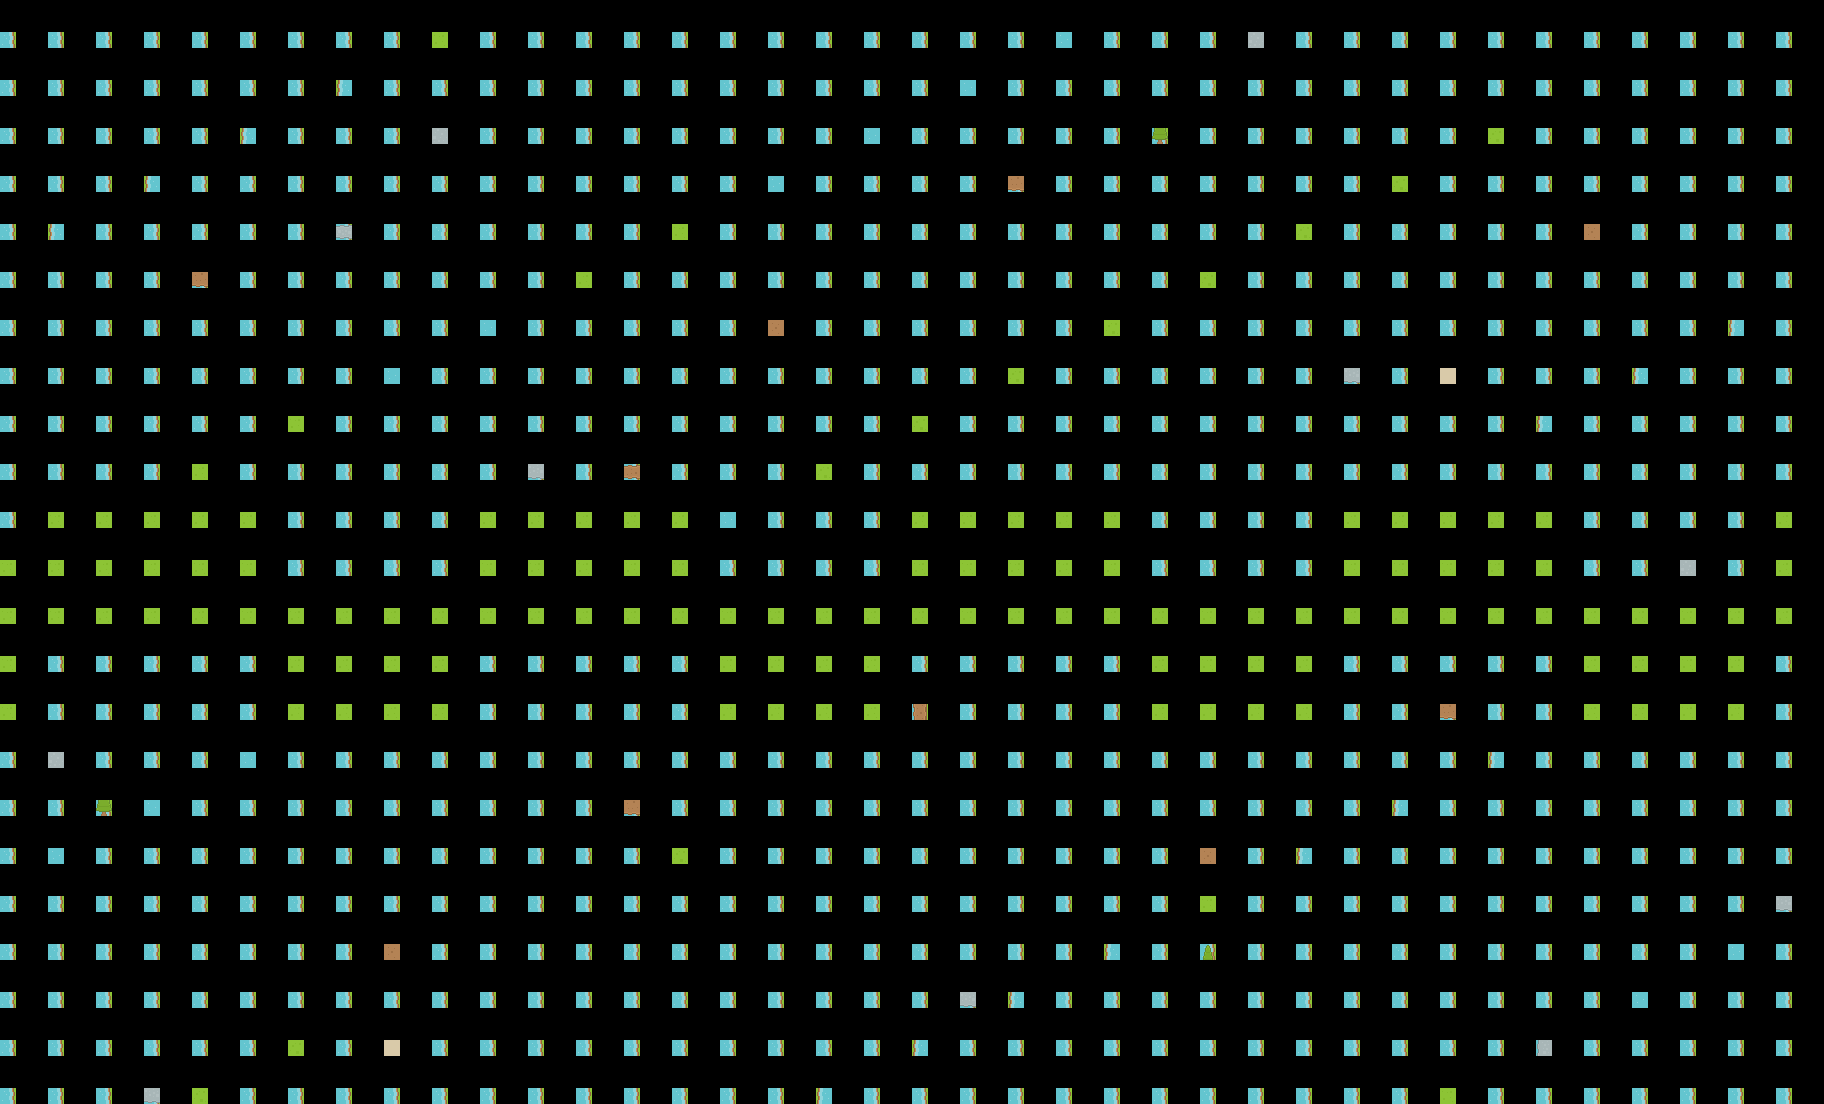

This game map was drawn from its Tiled (.tmx) file and the tilesets committed beside it. A one-line description and the full map source follow:
An orthogonal 38x23 tile map with 48x48 px tiles, 3 tile layers (Ground, Ground overlay, Decor) and 4 objects.

<map version="1.10" tiledversion="1.10.2" orientation="orthogonal" renderorder="right-down" width="38" height="23" tilewidth="48" tileheight="48" infinite="0" nextlayerid="5" nextobjectid="5">
 <tileset firstgid="1" name="KenneyRoguelike" tilewidth="16" tileheight="16" spacing="1">
  <image source="../kenney/roguelike/tiles.png" width="968" height="526" />
 </tileset>
 <layer id="1" name="Ground" width="38" height="23">
  <data encoding="csv">
62,62,62,62,62,62,62,62,62,63,62,62,62,62,62,62,62,62,62,62,62,62,61,62,62,62,62,62,62,62,62,62,62,62,62,62,62,62,
62,62,62,62,62,62,62,60,62,62,62,62,62,62,62,62,62,62,62,62,61,62,62,62,62,62,62,62,62,62,62,62,62,62,62,62,62,62,
62,62,62,62,62,60,62,62,62,62,62,62,62,62,62,62,62,62,61,62,62,62,62,62,62,62,62,62,62,62,62,6,62,62,62,62,62,62,
62,62,62,60,62,62,62,62,62,62,62,62,62,62,62,62,61,62,62,62,62,62,62,62,62,62,62,62,62,6,62,62,62,62,62,62,62,62,
62,60,62,62,62,62,62,62,62,62,62,62,62,62,63,62,62,62,62,62,62,62,62,62,62,62,62,6,62,62,62,62,62,62,62,62,62,62,
62,62,62,62,62,62,62,62,62,62,62,62,63,62,62,62,62,62,62,62,62,62,62,62,62,6,62,62,62,62,62,62,62,62,62,62,62,62,
62,62,62,62,62,62,62,62,62,62,61,62,62,62,62,62,62,62,62,62,62,62,62,6,62,62,62,62,62,62,62,62,62,62,62,62,60,62,
62,62,62,62,62,62,62,62,61,62,62,62,62,62,62,62,62,62,62,62,62,6,62,62,62,62,62,62,62,62,62,62,62,62,60,62,62,62,
62,62,62,62,62,62,63,62,62,62,62,62,62,62,62,62,62,62,62,6,62,62,62,62,62,62,62,62,62,62,62,62,60,62,62,62,62,62,
62,62,62,62,63,62,62,62,62,62,62,62,62,62,62,62,62,6,62,62,62,62,62,62,62,62,62,62,62,62,62,62,62,62,62,62,62,62,
62,63,63,63,63,63,62,62,62,62,63,63,63,63,63,61,62,62,62,63,63,63,63,63,62,62,62,62,63,63,63,63,63,62,62,62,62,63,
63,63,63,63,63,63,62,62,62,62,63,63,63,63,63,62,62,62,62,63,63,63,63,63,62,62,62,62,63,63,63,63,63,62,62,62,62,63,
63,63,63,63,63,63,63,63,63,63,63,63,63,63,63,63,63,63,63,63,63,63,63,63,63,63,63,63,63,63,63,63,63,63,63,63,63,63,
63,62,62,62,62,62,63,63,63,63,62,62,62,62,62,63,63,63,63,62,62,62,62,62,63,63,63,63,62,62,62,62,62,63,63,63,63,62,
63,62,62,62,62,62,63,63,63,63,62,62,62,62,62,63,63,63,63,62,62,62,62,62,63,63,63,63,62,62,62,62,62,63,63,63,63,62,
62,62,62,62,62,61,62,62,62,62,62,62,62,62,62,62,62,62,62,62,62,62,62,62,62,62,62,62,62,62,62,60,62,62,62,62,62,62,
62,62,62,61,62,62,62,62,62,62,62,62,62,62,62,62,62,62,62,62,62,62,62,62,62,62,62,62,62,60,62,62,62,62,62,62,62,62,
62,61,62,62,62,62,62,62,62,62,62,62,62,62,6,62,62,62,62,62,62,62,62,62,62,62,62,60,62,62,62,62,62,62,62,62,62,62,
62,62,62,62,62,62,62,62,62,62,62,62,62,62,62,62,62,62,62,62,62,62,62,62,62,63,62,62,62,62,62,62,62,62,62,62,62,62,
62,62,62,62,62,62,62,62,62,62,62,62,62,62,62,62,62,62,62,62,62,62,62,60,62,62,62,62,62,62,62,62,62,62,62,62,61,62,
62,62,62,62,62,62,62,62,62,62,62,62,62,62,62,62,62,62,62,62,62,60,62,62,62,62,62,62,62,62,62,62,62,62,61,62,62,62,
62,62,62,62,62,62,6,62,62,62,62,62,62,62,62,62,62,62,62,60,62,62,62,62,62,62,62,62,62,62,62,62,61,62,62,62,62,62,
62,62,62,62,6,62,62,62,62,62,62,62,62,62,62,62,62,60,62,62,62,62,62,62,62,62,62,62,62,62,63,62,62,62,62,62,62,62
  </data>
 </layer>
 <layer id="2" name="Ground overlay" width="38" height="23">
  <data encoding="csv">
0,0,0,0,0,0,0,0,0,0,0,0,0,0,0,0,0,0,0,0,0,0,0,0,0,0,921,0,0,0,0,0,0,0,0,0,0,0,
0,0,0,0,0,0,0,0,0,0,0,0,0,0,0,0,0,0,0,0,0,0,0,0,0,0,0,0,0,0,0,0,0,0,0,0,0,0,
0,0,0,0,0,0,0,0,0,921,0,0,0,0,0,0,0,0,0,0,0,0,0,0,0,0,0,0,0,0,0,0,0,0,0,0,0,0,
0,0,0,0,0,0,0,0,0,0,0,0,0,0,0,0,0,0,0,0,0,636,0,0,0,0,0,0,0,0,0,0,0,0,0,0,0,0,
0,0,0,0,0,0,0,0,0,0,0,0,0,0,0,0,0,0,0,0,0,0,0,0,0,0,0,0,0,0,0,0,0,579,0,0,0,0,
0,0,0,0,636,0,0,0,0,0,0,0,0,0,0,0,0,0,0,0,0,0,0,0,0,0,0,0,0,0,0,0,0,0,0,0,0,0,
0,0,0,0,0,0,0,0,0,0,0,0,0,0,0,0,579,0,0,0,0,0,0,0,0,0,0,0,0,0,0,0,0,0,0,0,0,0,
0,0,0,0,0,0,0,0,0,0,0,0,0,0,0,0,0,0,0,0,0,0,0,0,0,0,0,0,978,0,0,0,0,0,0,0,0,0,
0,0,0,0,0,0,0,0,0,0,0,0,0,0,0,0,0,0,0,0,0,0,0,0,0,0,0,0,0,0,0,0,0,0,0,0,0,0,
0,0,0,0,0,0,0,0,0,0,0,978,0,0,0,0,0,0,0,0,0,0,0,0,0,0,0,0,0,0,0,0,0,0,0,0,0,0,
0,0,0,0,0,0,0,0,0,0,0,0,0,0,0,0,0,0,0,0,0,0,0,0,0,0,0,0,0,0,0,0,0,0,0,0,0,0,
0,0,0,0,0,0,0,0,0,0,0,0,0,0,0,0,0,0,0,0,0,0,0,0,0,0,0,0,0,0,0,0,0,0,0,921,0,0,
0,0,0,0,0,0,0,0,0,0,0,0,0,0,0,0,0,0,0,0,0,0,0,0,0,0,0,0,0,0,0,0,0,0,0,0,0,0,
0,0,0,0,0,0,0,0,0,0,0,0,0,0,0,0,0,0,0,0,0,0,0,0,0,0,0,0,0,0,0,0,0,0,0,0,0,0,
0,0,0,0,0,0,0,0,0,0,0,0,0,0,0,0,0,0,0,0,0,0,0,0,0,0,0,0,0,0,636,0,0,0,0,0,0,0,
0,921,0,0,0,0,0,0,0,0,0,0,0,0,0,0,0,0,0,0,0,0,0,0,0,0,0,0,0,0,0,0,0,0,0,0,0,0,
0,0,0,0,0,0,0,0,0,0,0,0,0,636,0,0,0,0,0,0,0,0,0,0,0,0,0,0,0,0,0,0,0,0,0,0,0,0,
0,0,0,0,0,0,0,0,0,0,0,0,0,0,0,0,0,0,0,0,0,0,0,0,0,579,0,0,0,0,0,0,0,0,0,0,0,0,
0,0,0,0,0,0,0,0,0,0,0,0,0,0,0,0,0,0,0,0,0,0,0,0,0,0,0,0,0,0,0,0,0,0,0,0,0,978,
0,0,0,0,0,0,0,0,579,0,0,0,0,0,0,0,0,0,0,0,0,0,0,0,0,0,0,0,0,0,0,0,0,0,0,0,0,0,
0,0,0,0,0,0,0,0,0,0,0,0,0,0,0,0,0,0,0,0,978,0,0,0,0,0,0,0,0,0,0,0,0,0,0,0,0,0,
0,0,0,0,0,0,0,0,0,0,0,0,0,0,0,0,0,0,0,0,0,0,0,0,0,0,0,0,0,0,0,0,920,0,0,0,0,0,
0,0,0,978,0,0,0,0,0,0,0,0,0,0,0,0,0,0,0,0,0,0,0,0,0,0,0,0,0,0,0,0,0,0,0,0,0,0
  </data>
 </layer>
 <layer id="3" name="Decor" width="38" height="23">
  <data encoding="csv">
0,0,0,0,0,0,0,0,0,0,0,0,0,0,0,0,0,0,0,0,0,0,0,0,0,0,0,0,0,0,0,0,0,0,0,0,0,0,
0,0,0,0,0,0,0,0,0,0,0,0,0,0,0,0,0,0,0,0,0,0,0,0,0,0,0,0,0,0,0,0,0,0,0,0,0,0,
0,0,0,0,0,0,0,0,0,0,0,0,0,0,0,0,0,0,0,0,0,0,0,0,644,0,0,0,0,0,0,0,0,0,0,0,0,0,
0,0,0,0,0,0,0,0,0,0,0,0,0,0,0,0,0,0,0,0,0,0,0,0,0,0,0,0,0,0,0,0,0,0,0,0,0,0,
0,0,0,0,0,0,0,808,0,0,0,0,0,0,0,0,0,0,0,0,0,0,0,0,0,0,0,0,0,0,0,0,0,0,0,0,0,0,
0,0,0,0,0,0,0,0,0,0,0,0,0,0,0,0,0,0,0,0,0,0,0,0,0,0,0,0,0,0,0,0,0,0,0,0,0,0,
0,0,0,0,0,0,0,0,0,0,0,0,0,0,0,0,0,0,0,0,0,0,0,0,0,0,0,0,0,0,0,0,0,0,0,0,0,0,
0,0,0,0,0,0,0,0,0,0,0,0,0,0,0,0,0,0,0,0,0,0,0,0,0,0,0,0,0,0,874,0,0,0,0,0,0,0,
0,0,0,0,0,0,0,0,0,0,0,0,0,0,0,0,0,0,0,0,0,0,0,0,0,0,0,0,0,0,0,0,0,0,0,0,0,0,
0,0,0,0,0,0,0,0,0,0,0,0,0,466,0,0,0,0,0,0,0,0,0,0,0,0,0,0,0,0,0,0,0,0,0,0,0,0,
0,0,0,0,0,0,0,0,0,0,0,0,0,0,0,0,0,0,0,0,0,0,0,0,0,0,0,0,0,0,0,0,0,0,0,0,0,0,
0,0,0,0,0,0,0,0,0,0,0,0,0,0,0,0,0,0,0,0,0,0,0,0,0,0,0,0,0,0,0,0,0,0,0,0,0,0,
0,0,0,0,0,0,0,0,0,0,0,0,0,0,0,0,0,0,0,0,0,0,0,0,0,0,0,0,0,0,0,0,0,0,0,0,0,0,
0,0,0,0,0,0,0,0,0,0,0,0,0,0,0,0,0,0,0,0,0,0,0,0,0,0,0,0,0,0,0,0,0,0,0,0,0,0,
0,0,0,0,0,0,0,0,0,0,0,0,0,0,0,0,0,0,0,409,0,0,0,0,0,0,0,0,0,0,0,0,0,0,0,0,0,0,
0,0,0,0,0,0,0,0,0,0,0,0,0,0,0,0,0,0,0,0,0,0,0,0,0,0,0,0,0,0,0,0,0,0,0,0,0,0,
0,0,644,0,0,0,0,0,0,0,0,0,0,0,0,0,0,0,0,0,0,0,0,0,0,0,0,0,0,0,0,0,0,0,0,0,0,0,
0,0,0,0,0,0,0,0,0,0,0,0,0,0,0,0,0,0,0,0,0,0,0,0,0,0,0,0,0,0,0,0,0,0,0,0,0,0,
0,0,0,0,0,0,0,0,0,0,0,0,0,0,0,0,0,0,0,0,0,0,0,0,0,0,0,0,0,0,0,0,0,0,0,0,0,0,
0,0,0,0,0,0,0,0,0,0,0,0,0,0,0,0,0,0,0,0,0,0,0,0,0,587,0,0,0,0,0,0,0,0,0,0,0,0,
0,0,0,0,0,0,0,0,0,0,0,0,0,0,0,0,0,0,0,0,0,0,0,0,0,0,0,0,0,0,0,0,0,0,0,0,0,0,
0,0,0,0,0,0,0,0,874,0,0,0,0,0,0,0,0,0,0,0,0,0,0,0,0,0,0,0,0,0,0,0,0,0,0,0,0,0,
0,0,0,0,0,0,0,0,0,0,0,0,0,0,0,0,0,0,0,0,0,0,0,0,0,0,0,0,0,0,0,0,0,0,0,0,0,0
  </data>
 </layer>
 <objectgroup id="4" name="collision">
  <object id="1" x="0" y="0" width="1824" height="24" />
  <object id="2" x="0" y="1080" width="1824" height="24" />
  <object id="3" x="0" y="0" width="24" height="1104" />
  <object id="4" x="1800" y="0" width="24" height="1104" />
 </objectgroup>
</map>
